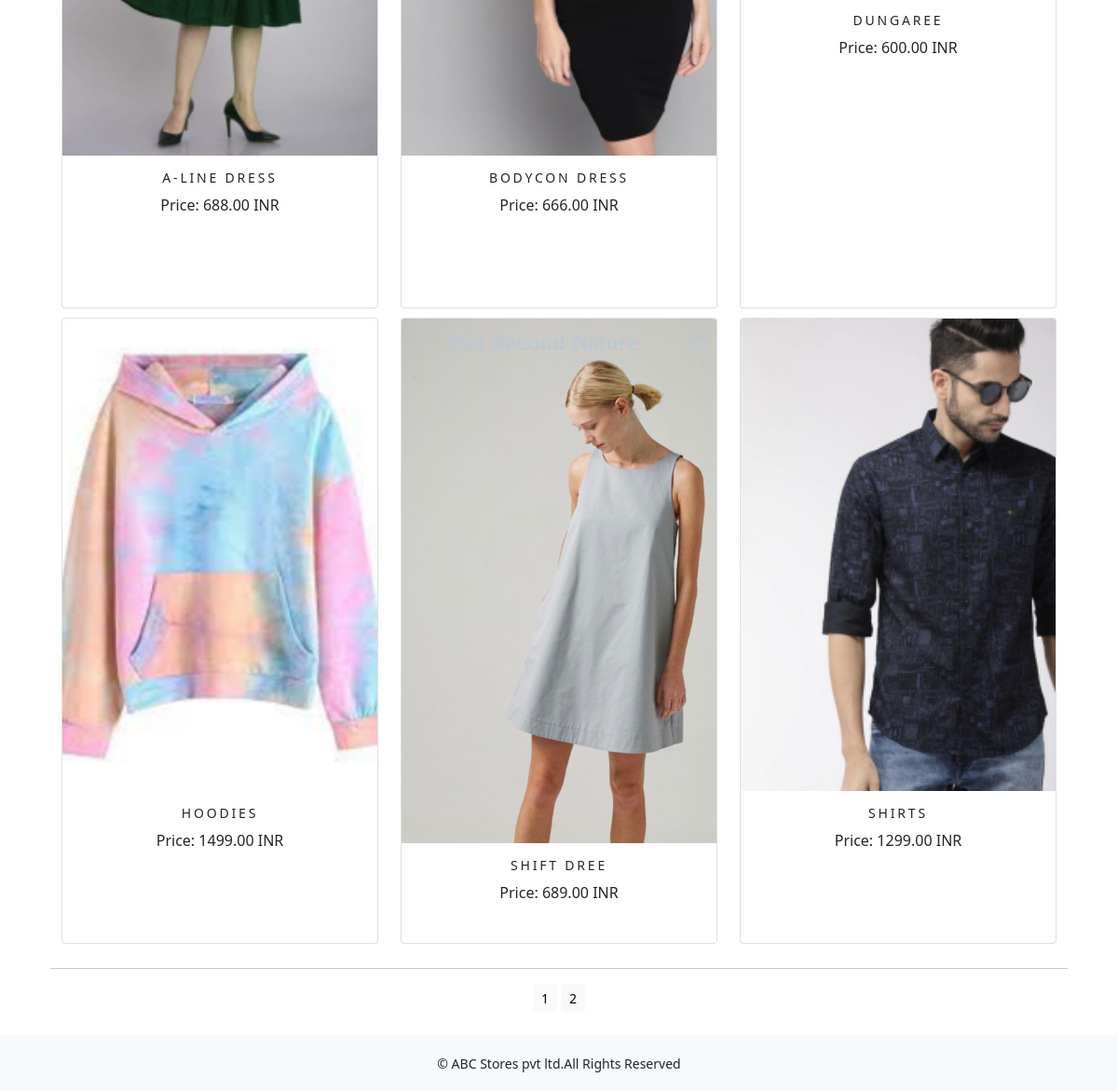
The page /shop/western-wear/ (lower part) on the database as committed earlier.
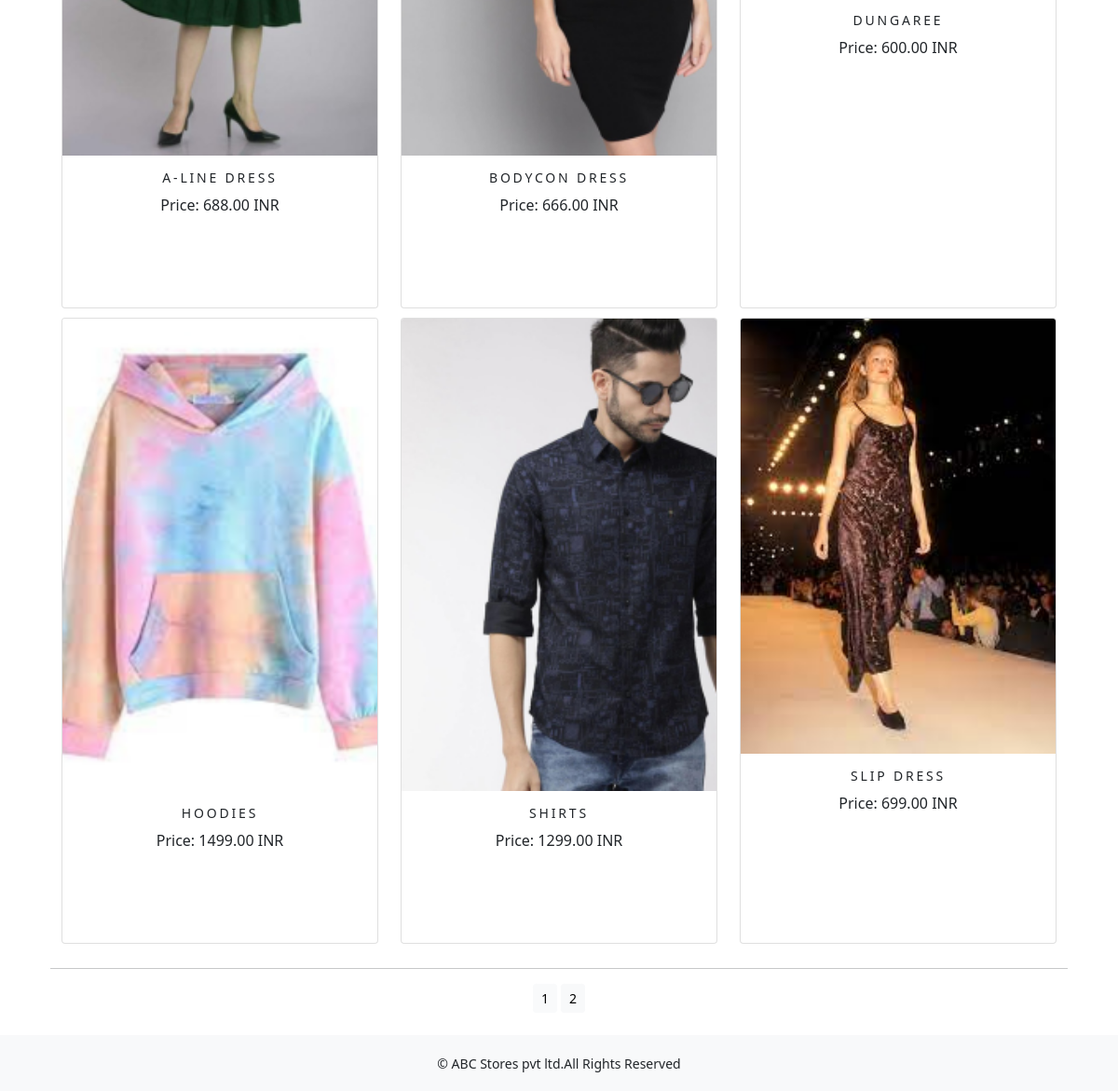
The same page on the database as committed later.
### shop/models.py (models this page shows, shortened)
class Product(models.Model):
    name= models.CharField(max_length=250,unique=True)
    slug= models.SlugField(max_length=250,unique=True)
    desc= models.TextField(blank=True)
    price= models.DecimalField(max_digits=10,decimal_places=2)
    category= models.ForeignKey(Category,on_delete=models.CASCADE)
    image= models.ImageField(upload_to='product',blank=True)
    stock= models.IntegerField()
    available= models.BooleanField(default=True)
    created= models.DateTimeField(auto_now_add=True)
    updated= models.DateTimeField(auto_now=True)
    def get_url(self):
         return reverse('shop:prodCatDetail', args=[self.category.slug,self.slug])
    class Meta:
        ordering= ('name', )
        verbose_name= 'product'
        verbose_name_plural= 'products'

### shop/views.py (the view)
# urls.py: path('',views.allProdCat,name='allProdCat'),
def allProdCat(request,c_slug=None):
    c_page=None
    products_list=None
    if c_slug!=None:
        c_page=get_object_or_404(Category,slug=c_slug)
        products_list=Product.objects.all().filter(category=c_page,available=True)
    else:
        products_list=Product.objects.all().filter(available=True)
    paginator=Paginator(products_list,6)
    try:
        page=int(request.GET.get('page','1'))
    except:
        page=1
    try:
        products=paginator.page(page)
    except (EmptyPage, InvalidPage):
        products=paginator.page(paginator.num_pages)
    return render(request,'category.html',{'category':c_page,'products':products})

### cart/context_processors.py (called while the page is built)
def counter(request):
    item_count=0
    if 'admin' in request.path:
        return {}
    else:
        try:
            cart=Cart.objects.filter(cart_id=_cart_id(request))
            cart_items=CartItem.objects.all().filter(cart=cart[:1])
            for cart_item in cart_items:
                item_count += cart_item.quantity
        except Cart.DoesNotExist:
            item_count = 0
    return dict(item_count=item_count)

### cart/views.py (called while the page is built)
def _cart_id(request):
    cart= request.session.session_key
    if not cart:
        cart= request.session.create()
    return cart

### shop/context_processors.py (called while the page is built)
def menu_links(request):
    links=Category.objects.all()
    return dict(links=links)

### shop/models.py (called while the page is built)
    def get_url(self):
        return reverse('shop:products_by_category',args=[self.slug])

### templates/category.html (shortened to what this page needs)
{% extends 'base.html' %}
{% load static %}
{% block body %}
 <div class="mx-auto">
     {% if category %}
     </div><br>
 {% endif %}
<div class="container">
    <div class="row mx-auto">
        {% for product in products.object_list %}
        <div class="my_bottom_margin col-9 col-sm-12 col-md-4 col-lg-4">
            <div class="card text-center" style="min-width:18rem;height:42rem;" >
                 <a href="{{product.get_url}}"><img class="card-img-top my_image" src="{{product.image.url}}" alt="{{product.name}}"></a>
                <div class="card-body">
                    <h4>{{product.name}}</h4>
                    <p>Price: {{product.price}} INR</p><br><br><br>
                </div>
            </div>
        </div>
        {% endfor %}
    </div>
    <div class="mx-auto">
        {% if products.paginator.num_pages > 1 %}
        <hr>
        <div class="text-center">
            {% for pg in products.paginator.page_range %}
            <a href="?page={{pg}}" class="btn btn-light btn-sm {% if products.number == pg %} active {% endif %}">{{pg}}</a>
            {% endfor %}
        </div>
        {% endif %}
    </div>
</div>
{% endblock %}

### templates/base.html (shortened to what this page needs)
{% load static %}
<!DOCTYPE html>
<html lang="en">
<head>
    <link href="{% static 'css/custom.css' %}" rel="stylesheet">
    <link href="{% static 'css/bootstrap.min.css' %}" rel="stylesheet">
</head>
<body>
<div class="container">
  {% include 'nav.html' %}
  {% block body %}
  {% endblock %}
</div>
<br>{% include 'footer.html' %}
  </body>
</html>

### templates/header.html (shortened to what this page needs)
{% load static %}

### templates/nav.html (shortened to what this page needs)
<br><br>

### templates/footer.html
<footer>
  <div class="footer navbar-fixed-bottom my_footer">
    <p class="text-center">&copy; ABC Stores pvt ltd.All Rights Reserved</p>
  </div>
</footer>

### static/css/custom.css (style rules this page uses)
body { font-family: 'Roboto', sans-serif; }
.my_footer { background-color: #f8f9fa; height:60px; }
.my_footer p { padding-top: 20px; font-size: 14px; }
.my_image { width: 100%; height: auto; }
.my_bottom_margin { margin-bottom: 10px; }
.card-body h4 { font-size: 14px; text-transform: uppercase; letter-spacing: .2em; }

Rows that differ between the two databases and show on the page:
removed Product: image (picture), name "SHIFT DREE", price "689.00"
now on this page (row unchanged): Product: image (picture), name "SLIP DRESS", price "699.00"
